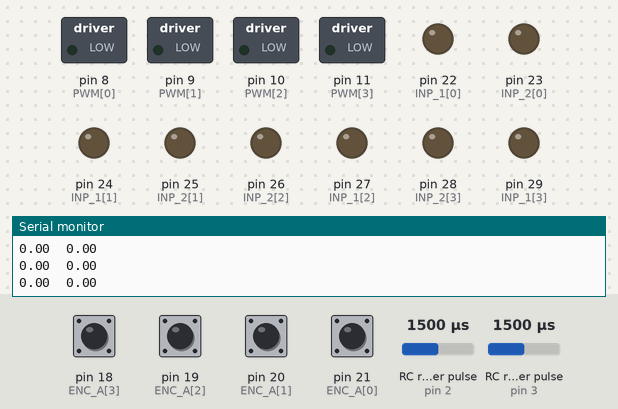
Simulated run of this sketch. Board: Arduino Mega 2560, built with avr-gcc and run on an emulated ATmega2560. On the bench: switched loads named in the sketch (green lamp = pin HIGH), output pins drawn as LEDs (lit = HIGH), the last lines printed to the serial monitor. Wiring (inferred from the names in the program): 2 × RC receiver channel: data pin 2 / data pin 3. The test bench sets the inputs (shaded band); at power-on: pin 18 (ENC_A[3]), pin 19 (ENC_A[2]), pin 20 (ENC_A[1]), pin 21 (ENC_A[0]) HIGH, RC receiver pulse (sensors on pin 2, pin 3) 1500 µs.

Above: at 1.2 s.
1.3 s: RC receiver pulse (sensor on pin 2) set to 1382 µs
2.8 s: RC receiver pulse (sensor on pin 2) set to 1358 µs
At 3.5 s:
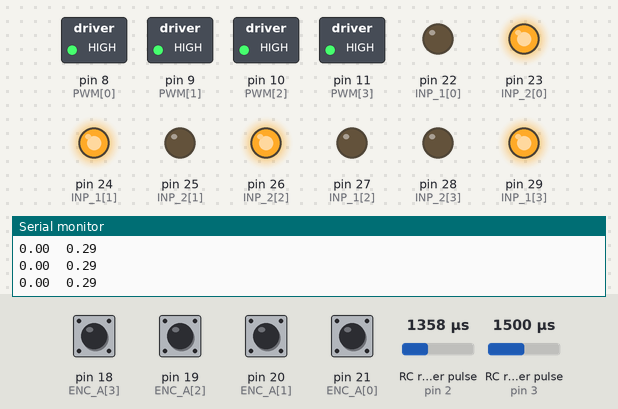
5.8 s: RC receiver pulse (sensor on pin 3) set to 1250 µs
At 8.5 s:
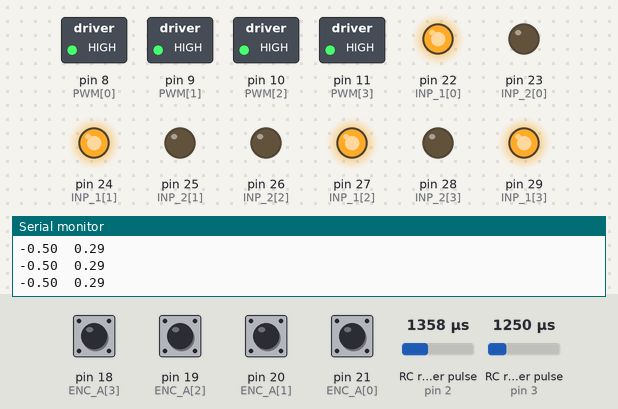
8.8 s: RC receiver pulse (sensor on pin 3) set to 1430 µs
11.6 s: RC receiver pulse (sensor on pin 3) set to 1460 µs
At 13.46 s:
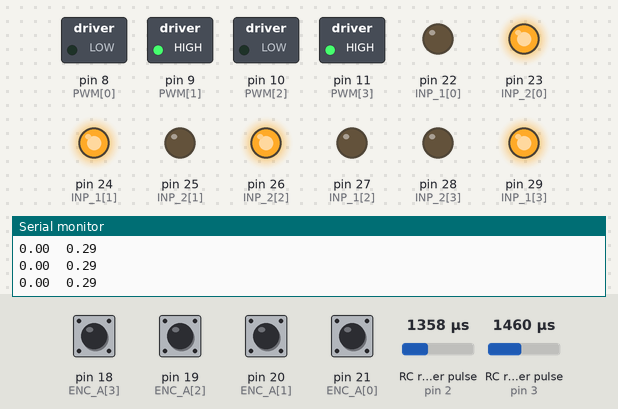
14.6 s: RC receiver pulse (sensor on pin 2) set to 1750 µs
At 17.3 s:
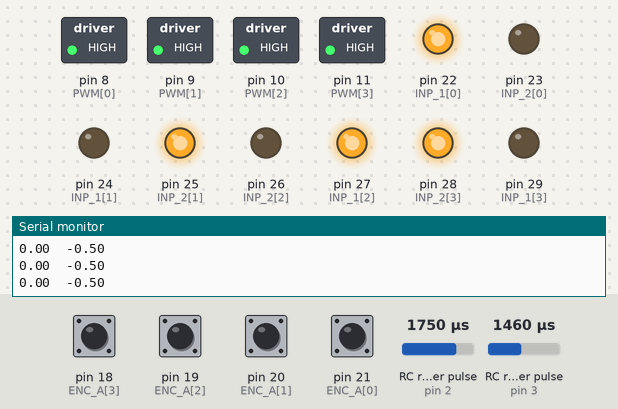
Timing chart, 0 to 18.6 s (numbered marks = the images above; inputs shaded):
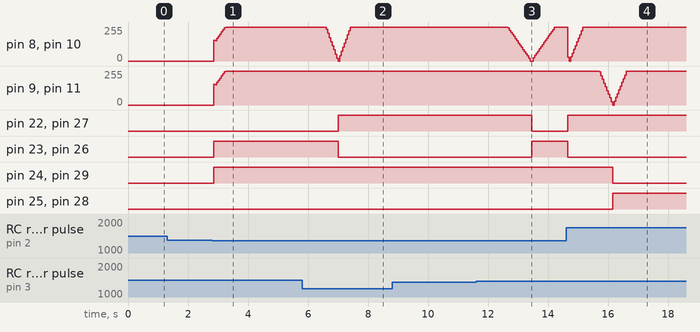

Measured:
- the behaviour switches between 1375 and 1374 µs on RC receiver pulse (sensor on pin 2) (found by bisection; images 0 and 1)
- the behaviour switches between 1446 and 1447 µs on RC receiver pulse (sensor on pin 3) (found by bisection; images 2 and 3)
- after the input at 2.8 s, pin 23 (INP_2[0]), pin 24 (INP_1[1]), pin 26 (INP_2[2]), pin 29 (INP_1[3]): LOW → HIGH after 0.05 s
- after the input at 5.8 s, pin 22 (INP_1[0]), pin 27 (INP_1[2]): LOW → HIGH after 1.2 s; pin 23 (INP_2[0]), pin 26 (INP_2[2]): HIGH → LOW after 1.2 s
- after the input at 11.6 s, pin 22 (INP_1[0]), pin 27 (INP_1[2]): HIGH → LOW after 1.9 s; pin 23 (INP_2[0]), pin 26 (INP_2[2]): LOW → HIGH after 1.9 s
- after the input at 14.6 s, pin 22 (INP_1[0]), pin 27 (INP_1[2]): LOW → HIGH after 0.05 s; pin 23 (INP_2[0]), pin 26 (INP_2[2]): HIGH → LOW after 0.05 s; pin 24 (INP_1[1]), pin 29 (INP_1[3]): HIGH → LOW after 1.6 s; pin 25 (INP_2[1]), pin 28 (INP_2[3]): LOW → HIGH after 1.6 s

The sketch:

simple_pid.ino
```cpp
#include <util/atomic.h>

#define NMOTORS 4

#define UMAX 255
#define PGAIN 2
#define DGAIN 0.015
#define IGAIN 5

#define VMAX 12

//motor[k].setParams(70,0.1,5,255);

// Declare Pins
// RB, LB, RF, LF
const int ENC_A[] = {21,20,19,18};
const int ENC_B[] = {51,53,50,52};
const int PWM[] = {8,9,10,11};
const int INP_1[] = {22,24,27,29};
const int INP_2[] = {23,25,26,28};
const int JOY = A0;
const int CH1 = 2; // defines the steering channel
const int CH2 = 3; // defines the throttling channel

//const double maxRPS = 9.0; // maximum rads per second
const float linearMax = 1.0;
const float angularMax = 1.5;

const int CH1_CENTER_LIMITS[] = {1490,1510};
const int CH2_CENTER_LIMITS[] = {1480,1500};
const int CH1_LIMITS[] = {1000, 2000};
const int CH2_LIMITS[] = {1000, 1990};

// volatile variables (in channel callback)
volatile long timestart_ch1;
volatile long timedelta_ch1;
volatile long timestart_ch2;
volatile long timedelta_ch2;

// volatile variables (in encoder callback)
volatile long pos_i[] = {0,0,0,0};
//volatile long previous_pos_i[] = {0,0,0,0};
//volatile double velocity_i[] = {0,0,0,0};
//volatile long prevT_i[] = {0,0,0,0};
//volatile float deltaT_i[] = {0,0,0,0};

long previous_pos[] = {0,0,0,0};
float velocity[] = {0,0,0,0};
long prevT = 0;
float deltaT = 0;

// Robot variables
int N = 1440;
double wheelRadius = 0.056; // m
double wheelDistance = 0.395; // m

int joyValue = 0;
float steeringValue;
float throttleValue;
float targetSpeed[] = {0,0,0,0};
float currentSpeed[] = {0,0,0,0};
float previousSpeed[] = {0,0,0,0};

// A class to compute the control signal
class SimplePID{
  private:
    float kp, kd, ki, umax; // Parameters
    float eprev, eintegral; // Storage

  public:
  // Constructor
  SimplePID() : kp(2), kd(1), ki(5), umax(15), eprev(0.0), eintegral(0.0){}

  // A function to set the parameters
  void setParams(float kpIn, float kdIn, float kiIn, float umaxIn){
    kp = kpIn; kd = kdIn; ki = kiIn; umax = umaxIn;
  }

  // A function to compute the control signal
  void evalu(float value, float target, float deltaT, int &pwr, int &dir){
    // error
    float e = target - value;

    // derivative
    float dedt = (e-eprev)/(deltaT);

    // integral
    eintegral = eintegral + (0.5*(eprev+e)*deltaT); // 1/2 * (a + b) * h

    // control signal
    float u = kp*e + kd*dedt + ki*eintegral;

    // motor direction
    dir = 1;
    if(u<0){
      dir = -1;
    }

    // motor power
    pwr = int(255 * (abs(u)/VMAX));
    if( pwr > umax ){
      pwr = umax;
    } else if ( pwr < 20) {
      pwr = 0;
    }

    if (eintegral > 10) {
      eintegral = 10;
    } else if (eintegral < -10) {
      eintegral = -10;
    }

    // store previous error
    eprev = e;

    //Serial.print(e);
    //Serial.print('\t');
    //Serial.print(eintegral);
    //Serial.println();
  }

};

// PID class instances
SimplePID motor[NMOTORS];

void setMotor(int dir, int PWMVal, int PWM, int INP_1, int INP_2){
  analogWrite(PWM,PWMVal);
  if(dir == 1){
    digitalWrite(INP_1,LOW);
    digitalWrite(INP_2,HIGH);
  }
  else if(dir == -1){
    digitalWrite(INP_1,HIGH);
    digitalWrite(INP_2,LOW);
  }
  else{
    digitalWrite(INP_1,LOW);
    digitalWrite(INP_2,LOW);
  }

  /*Serial.print(dir);
  Serial.print('\t');
  Serial.print(PWMVal);
  Serial.print('\t');*/
}

template <int j>
void readEncoder(){
  int b = digitalRead(ENC_B[j]);
  int i = 0;
  if ((j == 0) || (j == 2)) {
    if(b > 0){
      pos_i[j]++;
    }
    else{
      pos_i[j]--;
    }
  } else if ((j == 1) || (j == 3)) {
    if(b > 0){
      pos_i[j]--;
    }
    else{
      pos_i[j]++;
    }
  }
}

volatile int count = 0;
int count_prev = 0;

ISR(TIMER5_COMPA_vect) {
  count++;
}

void setup() {

  Serial.begin(115200);

  //Setup timer interrupt using timer 5
  cli();
  TCCR5A = 0;
  TCCR5B = 0;
  TCNT5 = 0;
  OCR5A = 12499; //Prescaler = 64
  TCCR5B |= (1 << WGM12);
  TCCR5B |= (1 << CS11 | 1 << CS10);
  TIMSK5 |= (1 << OCIE5A);
  sei(); // re-enables interrupts

  for(int k = 0; k < NMOTORS; k++){
    pinMode(ENC_A[k],INPUT);
    pinMode(ENC_B[k],INPUT);
    pinMode(PWM[k],OUTPUT);
    pinMode(INP_1[k],OUTPUT);
    pinMode(INP_2[k],OUTPUT);

 //   motor[k].setParams(500, 70, 20, 255);
    //motor[k].setParams(70,0.1,5,255);
    motor[k].setParams(PGAIN,DGAIN,IGAIN,UMAX);
  }
  pinMode (CH1, INPUT);// initialises the channels
  pinMode (CH2, INPUT);// initialises the channels

  attachInterrupt(digitalPinToInterrupt(ENC_A[0]),readEncoder<0>,RISING);
  attachInterrupt(digitalPinToInterrupt(ENC_A[1]),readEncoder<1>,RISING);
  attachInterrupt(digitalPinToInterrupt(ENC_A[2]),readEncoder<2>,RISING);
  attachInterrupt(digitalPinToInterrupt(ENC_A[3]),readEncoder<3>,RISING);
  attachInterrupt(digitalPinToInterrupt(CH1),readCh1,CHANGE);
  attachInterrupt(digitalPinToInterrupt(CH2),readCh2,CHANGE);

}

float mapf(float x, float in_min, float in_max, float out_min, float out_max) {
     float result;
     result = (x - in_min) * (out_max - out_min) / (in_max - in_min) + out_min;
     return result;
}

void readCh1()
{
     unsigned long value;
     value = digitalRead (CH1);
     if (value == 1) {
      timestart_ch1 = micros();
     } else if (value == 0) {
      long timestop = micros();
      timedelta_ch1 = timestop - timestart_ch1;
     }
}

void readCh2()
{
     unsigned long value;
     value = digitalRead (CH2);
     if (value == 1) {
      timestart_ch2 = micros();
     } else if (value == 0) {
      long timestop = micros();
      timedelta_ch2 = timestop - timestart_ch2;
     }
}

void loop() {

  // T = 0.05s
  if (count > count_prev) {
    // Compute time
    long currT = micros();
    float deltaT = ((float) (currT-prevT))/1.0e6;

    // set target position
    //joyValue = analogRead(A0);


    float delta_pos[] = {0.0, 0.0, 0.0, 0.0};

    // Read the velocity in an atomic block to avoid a potential misread
    // and convert from counts/s to rad/s
    ATOMIC_BLOCK(ATOMIC_RESTORESTATE){
      for (int k=0; k<NMOTORS; k++){
        delta_pos[k] = pos_i[k] - previous_pos[k];
        velocity[k] = delta_pos[k] / N / deltaT * 2 * PI;
        previous_pos[k] = pos_i[k];
      }
    }

    // Read transmitter
    ATOMIC_BLOCK(ATOMIC_RESTORESTATE){
      throttleValue = mapf(timedelta_ch2,CH2_LIMITS[0],CH2_LIMITS[1],-1,1);; //maxRPS*sin(prevT/1e6*1);
      steeringValue = mapf(timedelta_ch1,CH1_LIMITS[0],CH1_LIMITS[1],1,-1);; //maxRPS*sin(prevT/1e6*1);
      // Make a dead-zone for throttling
      if ((throttleValue >= -0.10) && (throttleValue <= 0.10)) {
        throttleValue = 0.0;
      }
      // Make a dead-zone for steering
      if ((steeringValue >= -0.25) && (steeringValue <= 0.25)) {
        steeringValue = 0.0;
      }
    }


    // Reset Speeds
    targetSpeed[0] = 0.0;
    targetSpeed[2] = 0.0;
    targetSpeed[1] = 0.0;
    targetSpeed[3] = 0.0;

    Serial.print(throttleValue);
    Serial.print('\t');
    Serial.println(steeringValue);

    // if controller is off when robot is turned on. throttleValue received is ~ -3. Going to reset this to zero
    if (throttleValue < -1.5) {
      throttleValue = 0.0;
    }

    // if controller is off when robot is turned on. steeringValue received is ~ 3. Going to reset this to zero
    if (steeringValue > 1.5) {
      steeringValue = 0.0;
    }

    // Map desired speed to motor speeds
    float linearSpeed = linearMax * throttleValue;
    //linearSpeed = 0.0;
    float angularSpeed = angularMax * steeringValue;
    //float angularSpeed = 0.0;
    //float rightSpeed = (1/wheelRadius) * linearSpeed - (wheelDistance/wheelRadius) * angularSpeed;
    //float leftSpeed = (1/wheelRadius) * linearSpeed + (wheelDistance/wheelRadius) * angularSpeed;

    float rightSpeed = ((linearSpeed + (wheelDistance * angularSpeed)) / wheelRadius);
    float leftSpeed = ((linearSpeed - (wheelDistance * angularSpeed)) / wheelRadius);


    targetSpeed[0] = rightSpeed;
    targetSpeed[2] = rightSpeed;
    targetSpeed[1] = leftSpeed;
    targetSpeed[3] = leftSpeed;


    /*if (count < 5 * 20)
    {
      targetSpeed[0] = 0;
      targetSpeed[2] = 0;
      targetSpeed[1] = 0;
      targetSpeed[3] = 0;
    }
    else if (count > 25 * 20)
    {
      targetSpeed[0] = 0;
      targetSpeed[2] = 0;
      targetSpeed[1] = 0;
      targetSpeed[3] = 0;
    }
    else
    {
      targetSpeed[0] = rightSpeed;
      targetSpeed[2] = rightSpeed;
      targetSpeed[1] = leftSpeed;
      targetSpeed[3] = leftSpeed;
    }*/


    // Low-pass filter (25 Hz cutoff)
    for (int k=0; k<NMOTORS; k++) {
      currentSpeed[k] = 0.854*currentSpeed[k] + 0.0728*velocity[k] + 0.0728*previousSpeed[k];
      previousSpeed[k] = velocity[k];
    }


    // Set speeds
    for (int k=0; k<NMOTORS; k++) {
      int pwr, dir;
      motor[k].evalu(velocity[k], targetSpeed[k], deltaT, pwr, dir);

      if ((targetSpeed[k] < 0.1) && (targetSpeed[k] > -0.1) ) {
        pwr = 0;
        dir = 0;
      }
      setMotor(dir, pwr, PWM[k], INP_1[k], INP_2[k]);
    }

    // RB, LB, RF, LF

    // calculate forward kinematics from read wheel velocities
    float rightVirtualWheelSpeed = (velocity[0] + velocity[2]) * 0.5;
    float leftVirtualWheelSpeed = (velocity[1] + velocity[3]) * 0.5;

    float feedbackAngularVelocity = (((rightVirtualWheelSpeed * wheelRadius) + ( -1* leftVirtualWheelSpeed * wheelRadius)) / ( 2 * wheelDistance));


//    Serial.println();

    //Serial.print(targetSpeed[0]);
    //Serial.print("\t");
    //Serial.print(velocity[0]);
//    Serial.print("\t");
//    Serial.print(velocity[1]);
//    Serial.print("\t");
//    Serial.print(velocity[2]);
//    Serial.print("\t");
//    Serial.print(velocity[3]);
    //Serial.println();

//    Serial.print(throttleValue);
//    Serial.print("\t");
//    Serial.print(steeringValue);
//    Serial.println();

      /*Serial.print(linearSpeed);
      Serial.print("\t");
      Serial.print(angularSpeed);
      Serial.print("\t");
      Serial.print(leftSpeed);
      Serial.print("\t");
      Serial.print(rightSpeed);
      Serial.println();*/

    prevT = currT;
    count_prev = count;
  }

}
```
